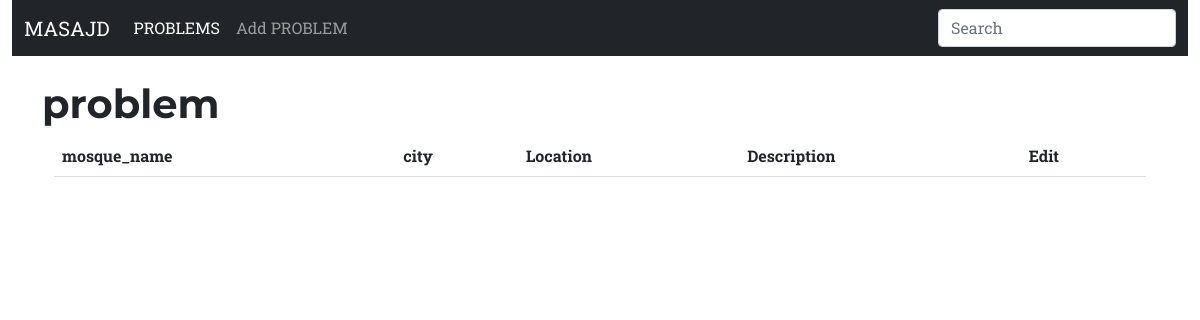
Before: /view/problem with the older database file.
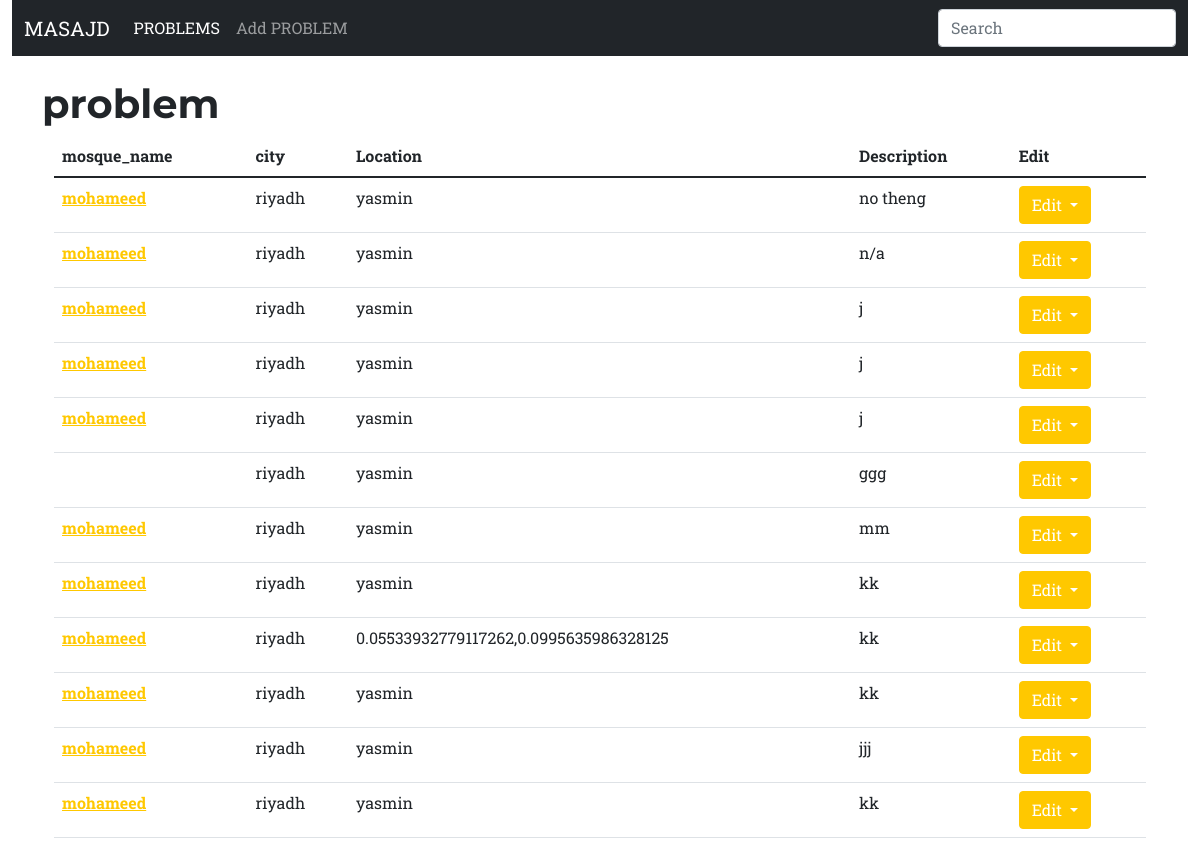
After: the same page with the newer database file.
### masajdApp/models.py (models this page shows)
class problem (models.Model):
    mosque_name= models.CharField(max_length=512)
    city = models.CharField(max_length=255)
    location = PlainLocationField(based_fields=['city'], zoom=7)
    PhoneNum= models.IntegerField()
    Description =models.TextField()
    image = models.ImageField(upload_to="images/")

### masajdApp/views.py (the view)
# urls.py: path("view/problem", views.all_problems , name="all_problems"),
def all_problems (request: HttpRequest):
   problems = problem.objects.all()
   return render(request, "masajdApp/view_problems.html" , {"problems": problems})

### masajdApp/templates/masajdApp/view_problems.html (shortened to what this page needs)
{% extends 'masajdApp/base.html' %}
{% block content %}
<h1> problem </h1>
<div class="container">
    <table class="table">
        <thead>
        <tr>
            <th scope="col">mosque_name </th>
            <th scope="col">city</th>
            <th scope="col">Location</th>
            <th scope="col">Description</th>
            <th scope="col">Edit</th>
        </tr>
        </thead>
        <tbody>
            {%for problem in problems%}
            <tr>
                <th scope="row"><a href="{% url 'masajdApp:problem_detail' problem.id %}">{{problem.mosque_name}}</a></th>
                <td>{{ problem.city}}</td>
                <td>{{ problem.location}}</td>
                <td>{{ problem.Description}}</td>
                <td>
                    <div class="dropdown">
                        <button class="btn btn-primary dropdown-toggle" type="button" data-bs-toggle="dropdown" aria-expanded="false">
                          Edit
                        </button>
                      </div>
                </td>
            </tr>
             {% endfor %}
        </tbody>
    </table>
</div>
{% endblock %}

Changed rows visible on the page:
added problem: mosque_name "mohameed", city "riyadh", location "yasmin", Description "no theng"
added problem: mosque_name "mohameed", city "riyadh", location "yasmin", Description "n/a"
added problem: mosque_name "mohameed", city "riyadh", location "yasmin", Description "j"
added problem: mosque_name "mohameed", city "riyadh", location "yasmin", Description "j"
added problem: mosque_name "mohameed", city "riyadh", location "yasmin", Description "j"
added problem: city "riyadh", location "yasmin", Description "ggg"
added problem: mosque_name "mohameed", city "riyadh", location "yasmin", Description "mm"
added problem: mosque_name "mohameed", city "riyadh", location "yasmin", Description "kk"
added problem: mosque_name "mohameed", city "riyadh", location "0.05533932779117262,0.0995635986328125", Description "kk"
added problem: mosque_name "mohameed", city "riyadh", location "yasmin", Description "kk"
added problem: mosque_name "mohameed", city "riyadh", location "yasmin", Description "jjj"
added problem: mosque_name "mohameed", city "riyadh", location "yasmin", Description "kk"
